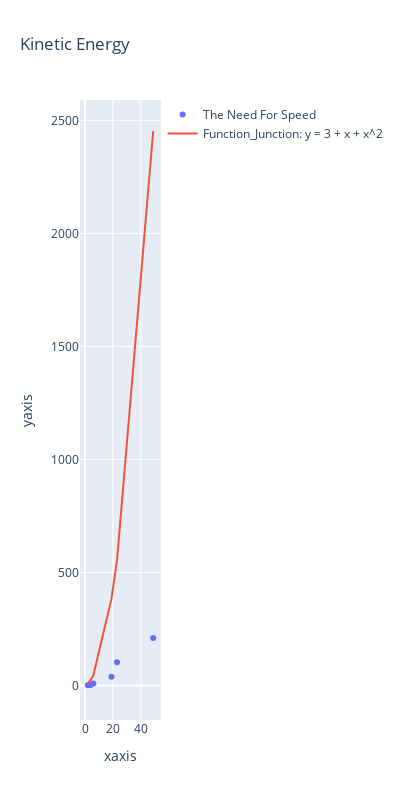

Here is the notebook cell this chart was saved with:
### Code cell
import plotly.express as px
import plotly.graph_objects as go

fig_x_values = [2, 4, 6, 19, 23, 49]
fig_y_values = [1, 2, 9, 39, 103, 210]

# Calculate y values based on the function y = 3 + x + x^2
y_func = [3 + x + x**2 for x in fig_x_values]

# Create the Plotly figure
fig = go.Figure()

# Add a scatter trace for the given x and y values
fig.add_trace(go.Scatter(x=fig_x_values, y=fig_y_values, mode='markers', name='The Need For Speed'))

# Add a scatter trace for the calculated y values based on the function
fig.add_trace(go.Scatter(x=fig_x_values, y=y_func, mode='lines', name='Function_Junction: y = 3 + x + x^2'))

# Update the layout
fig.update_layout(
    title='Kinetic Energy',
    xaxis_title='xaxis',
    yaxis_title='yaxis',
    width=400,
    height=800
)

# Display the Graph
fig.show()

### Figure 1 — Plotly figure (JSON) as saved in the notebook; plotly's stock layout.template omitted (floating-point values rounded to 4 significant figures)
{"data": [{"mode": "markers", "name": "The Need For Speed", "type": "scatter", "x": [2, 4, 6, 19, 23, 49], "y": [1, 2, 9, 39, 103, 210]}, {"mode": "lines", "name": "Function_Junction: y = 3 + x + x^2", "type": "scatter", "x": [2, 4, 6, 19, 23, 49], "y": [9, 23, 45, 383, 555, 2453]}], "layout": {"height": 800, "title": {"text": "Kinetic Energy"}, "width": 400, "xaxis": {"autorange": true, "range": [-4.52, 55.52], "title": {"text": "xaxis"}, "type": "linear"}, "yaxis": {"autorange": true, "range": [-152.7, 2590.0], "title": {"text": "yaxis"}, "type": "linear"}}}
